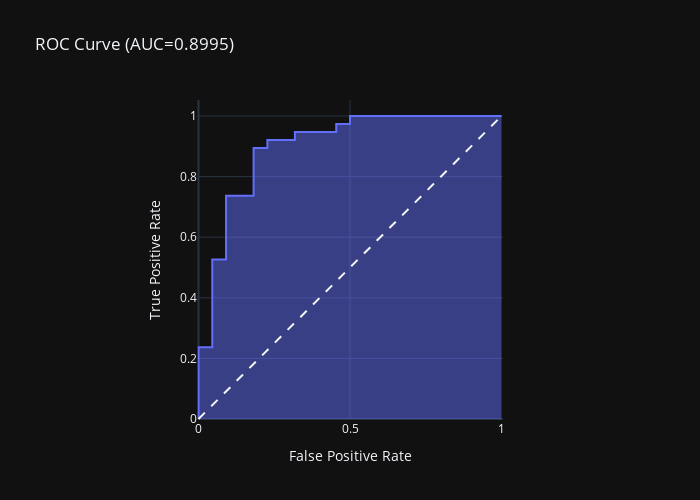

Write notebook code for a chart like this one.
### Markdown cell above
The precision and recall aren't terrible but definitely could be improved.

Below I'll create a ROC curve and find the AUC as well as plot a confusion matrix.

### Code cell
fpr, tpr, thresholds = roc_curve(y_test, y_pred_proba)

fig = px.area(
    x=fpr, y=tpr,
    title=f'ROC Curve (AUC={auc(fpr, tpr):.4f})',
    labels=dict(x='False Positive Rate', y='True Positive Rate'),
    width=700, height=500, template='plotly_dark'
)
fig.add_shape(
    type='line', line=dict(dash='dash'),
    x0=0, x1=1, y0=0, y1=1
)

fig.update_yaxes(scaleanchor="x", scaleratio=1)
fig.update_xaxes(constrain='domain')
fig.show()

### Figure 1 — Plotly figure (JSON) as saved in the notebook; plotly's stock layout.template omitted (floating-point values rounded to 4 significant figures)
{"data": [{"fillpattern": {"shape": ""}, "hovertemplate": "False Positive Rate=%{x}<br>True Positive Rate=%{y}<extra></extra>", "legendgroup": "", "line": {"color": "#636efa"}, "marker": {"symbol": "circle"}, "mode": "lines", "name": "", "orientation": "v", "showlegend": false, "stackgroup": "1", "type": "scatter", "x": [0, 0, 0, 0.04545, 0.04545, 0.09091, 0.09091, 0.1818, 0.1818, 0.2273, 0.2273, 0.3182, 0.3182, 0.4545, 0.4545, 0.5, 0.5, 1], "xaxis": "x", "y": [0, 0.02632, 0.2368, 0.2368, 0.5263, 0.5263, 0.7368, 0.7368, 0.8947, 0.8947, 0.9211, 0.9211, 0.9474, 0.9474, 0.9737, 0.9737, 1, 1], "yaxis": "y"}], "layout": {"height": 500, "legend": {"tracegroupgap": 0}, "shapes": [{"line": {"dash": "dash"}, "type": "line", "x0": 0, "x1": 1, "y0": 0, "y1": 1}], "title": {"text": "ROC Curve (AUC=0.8995)"}, "width": 700, "xaxis": {"anchor": "y", "constrain": "domain", "domain": [0, 1], "title": {"text": "False Positive Rate"}}, "yaxis": {"anchor": "x", "domain": [0, 1], "scaleanchor": "x", "scaleratio": 1, "title": {"text": "True Positive Rate"}}}}
